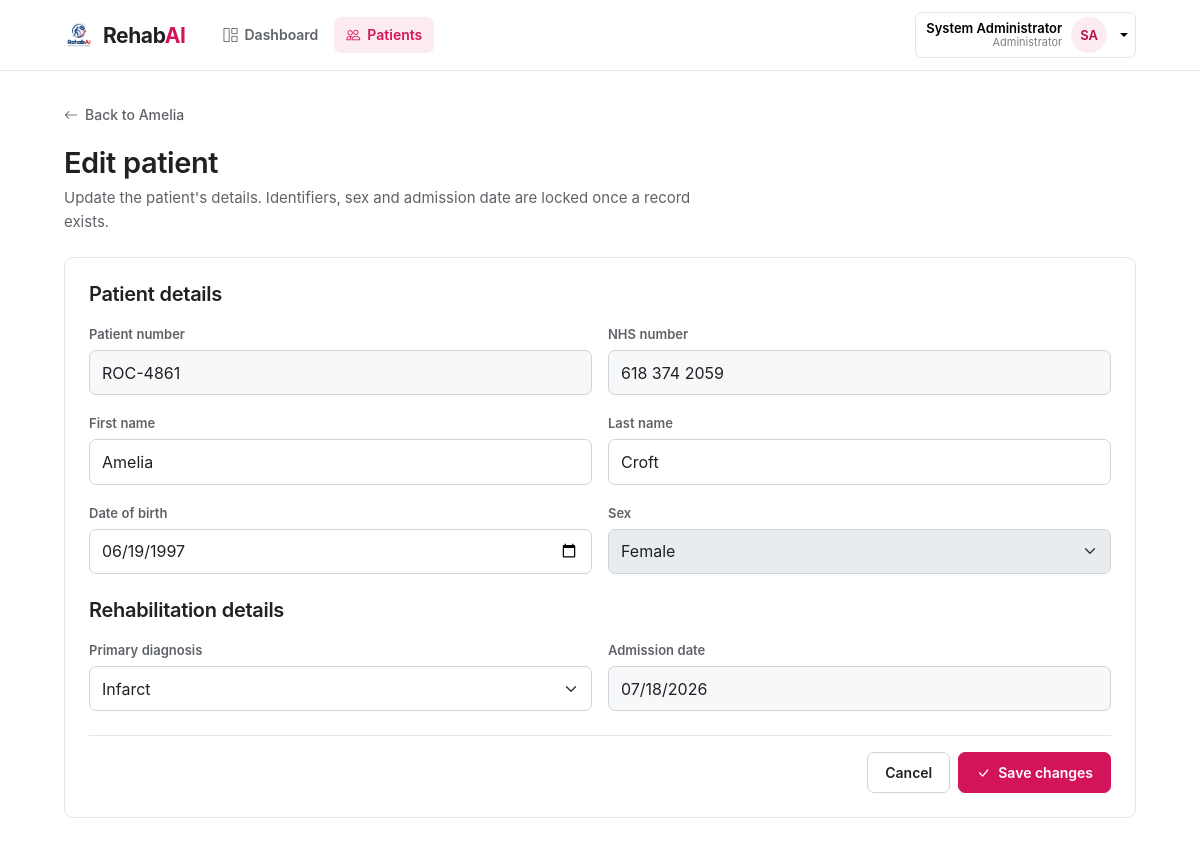
The app's page /patients/ROC-4861/edit (signed in) with its own data.
### tables this page shows
CREATE TABLE patients (
    id                  INTEGER PRIMARY KEY AUTOINCREMENT,

    patient_id          TEXT NOT NULL UNIQUE,
    nhs_number          TEXT NOT NULL UNIQUE,

    first_name          TEXT NOT NULL,
    last_name           TEXT NOT NULL,

    date_of_birth       TEXT NOT NULL,
    patient_gender      TEXT NOT NULL CHECK(patient_gender IN ('F','M','X')),

    diag_std_subcat     TEXT NOT NULL,

    admission_date      TEXT NOT NULL,

    admission_status    TEXT NOT NULL
                        CHECK(admission_status IN ('active', 'discharged')),

    created_by          INTEGER NOT NULL
                        REFERENCES users(id)
                        ON DELETE RESTRICT,

    created_at          TEXT NOT NULL DEFAULT (datetime('now'))
);

### routes/patients.py (the view, shortened to what this page needs)
@bp.route("/<patient_id>/edit", methods=["GET", "POST"])
@login_required
def edit(patient_id):
    patient = _patient_or_404(patient_id)
    form_data = patient
    return render_template(
        "patient_form.html",
        p=form_data,
        editing=True,
        diagnoses=patient_service.diagnosis_choices(form_data.get("diag_std_subcat")),
        genders=patient_service.GENDERS,
    )

### db.py (called while the page is built)
def get_db():
    if "db" not in g:
        g.db = sqlite3.connect(
            current_app.config["DATABASE"],
            detect_types=sqlite3.PARSE_DECLTYPES,
        )
        g.db.row_factory = sqlite3.Row
        g.db.execute("PRAGMA foreign_keys = ON")
    return g.db

### routes/patients.py (called while the page is built)
def _patient_or_404(patient_code):
    clinic_id, _clinic = clinics.resolve_scope(g.user)
    return patient_service.get_patient(patient_code, clinic_id)

### services/bands.py (called while the page is built, shortened)
def band_index(wpi):
    for index, threshold in enumerate(THRESHOLDS):
        if wpi <= threshold:
            return index
    return len(BANDS) - 1

def band_info(wpi):
    key, label, var = BANDS[band_index(float(wpi))]
    return {
        "key": key,
        "label": label,
        "short": label.replace(" barrier burden", ""),
        "var": var,
        "cls": f"p-{var}",
    }

### services/clinics.py (called while the page is built)
def get_clinic(clinic_id):
    if clinic_id is None:
        return None
    return get_db().execute(
        "SELECT id, name, code FROM clinics WHERE id = ?",
        (clinic_id,),
    ).fetchone()

def resolve_scope(user, requested=None):
    if not user.get("is_admin"):
        clinic_id = user.get("clinic_id")
        if clinic_id is None:
            return NO_ACCESS, None
        return clinic_id, get_clinic(clinic_id)
    try:
        requested_id = int(requested) if requested else None
    except (TypeError, ValueError):
        requested_id = None
    clinic = get_clinic(requested_id)
    if clinic is None:
        return None, None
    return clinic["id"], clinic

### services/patients.py (called while the page is built)
def patient_name(patient):
    return f"{patient['first_name']} {patient['last_name']}".strip()

def patient_age(patient, on_date=None):
    dob_raw = patient["date_of_birth"]
    if not dob_raw:
        return None
    dob = date.fromisoformat(str(dob_raw)[:10])
    if on_date is None:
        admitted = patient["admission_date"]
        on_date = date.fromisoformat(str(admitted)[:10]) if admitted else date.today()
    return (
        on_date.year
        - dob.year
        - ((on_date.month, on_date.day) < (dob.month, dob.day))
    )

def _trend(change):
    if change is None:
        return "unassessed"
    if change < -TREND_TOLERANCE:
        return "improving"
    if change > TREND_TOLERANCE:
        return "declining"
    return "stable"

def diagnosis_choices(current=None):
    choices = list(DIAGNOSES)
    if current and current not in dict(choices):
        choices.insert(0, (current, current))
    return choices

### templates/patient_form.html (shortened to what this page needs)
{% extends "base.html" %}
{% import "_macros.html" as m with context %}
{% block content %}
{% if editing %}
  {{ m.back_link(url_for('patients.detail', patient_id=p.patient_id), 'Back to ' ~ p.first_name) }}
{% else %}
  {{ m.back_link(url_for('patients.index'), 'All patients') }}
{% endif %}
<div class="page-head">
  <h1>{{ 'Edit patient' if editing else 'Add patient' }}</h1>
  <p>
    {% if editing %}
      Update the patient's details. Identifiers, sex and admission date are locked once a record exists.
    {% else %}
      Enter the patient's details to create a new rehabilitation record for {{ g.user.clinic_name or 'your hospital' }}.
    {% endif %}
  </p>
</div>
<form class="panel p-4"
      method="post"
      action="{{ url_for('patients.edit', patient_id=p.patient_id) if editing else url_for('patients.create') }}">
  <h2 class="fs-5 mb-3">Patient details</h2>
  <div class="row g-3 mb-4">
    <div class="col-md-6">
      <label class="form-label" for="patient_id">Patient number</label>
      <input class="form-control" id="patient_id" name="patient_id" value="{{ p.patient_id or '' }}"
             placeholder="e.g. ROC-4872" required {{ 'readonly' if editing }}>
    </div>
    <div class="col-md-6">
      <label class="form-label" for="nhs_number">NHS number</label>
      <input class="form-control" id="nhs_number" name="nhs_number" value="{{ p.nhs_number or '' }}"
             placeholder="e.g. 943 721 6081" required {{ 'readonly' if editing }}>
    </div>
    <div class="col-md-6">
      <label class="form-label" for="first_name">First name</label>
      <input class="form-control" id="first_name" name="first_name" value="{{ p.first_name or '' }}" required>
    </div>
    <div class="col-md-6">
      <label class="form-label" for="last_name">Last name</label>
      <input class="form-control" id="last_name" name="last_name" value="{{ p.last_name or '' }}" required>
    </div>
    <div class="col-md-6">
      <label class="form-label" for="date_of_birth">Date of birth</label>
      <input class="form-control" id="date_of_birth" name="date_of_birth" type="date"
             value="{{ p.date_of_birth or '' }}" required>
    </div>
    <div class="col-md-6">
      <label class="form-label" for="patient_gender">Sex</label>
      <select class="form-select" id="patient_gender" name="patient_gender" required {{ 'disabled' if editing }}>
        {% for value, label in genders %}
          <option value="{{ value }}" {{ 'selected' if p.patient_gender == value }}>{{ label }}</option>
        {% endfor %}
      </select>
    </div>
  </div>
  <h2 class="fs-5 mb-3">Rehabilitation details</h2>
  <div class="row g-3">
    <div class="col-md-6">
      <label class="form-label" for="diag_std_subcat">Primary diagnosis</label>
      <select class="form-select" id="diag_std_subcat" name="diag_std_subcat" required>
        {% for value, label in diagnoses %}
          <option value="{{ value }}" {{ 'selected' if p.diag_std_subcat == value }}>{{ label }}</option>
        {% endfor %}
      </select>
    </div>
    <div class="col-md-6">
      <label class="form-label" for="admission_date">Admission date</label>
      <input class="form-control" id="admission_date" name="admission_date" type="date"
             value="{{ p.admission_date or '' }}" required {{ 'readonly' if editing }}>
    </div>
  </div>
  <div class="d-flex justify-content-end gap-2 mt-4 pt-3 border-top">
    <a class="btn btn-ghost"
       href="{{ url_for('patients.detail', patient_id=p.patient_id) if editing else url_for('patients.index') }}">Cancel</a>
    <button class="btn btn-primary" type="submit">
      {{ m.icon('check-lg') }} {{ 'Save changes' if editing else 'Add patient' }}
    </button>
  </div>
</form>
{% endblock %}

### static/css/style.css (style rules this page uses)
:root { --pink: #d4145a; --pink-dark: #b30f4b; --pink-light: #fcecef; --pink-rgb: 212, 20, 90; --ink-1: #202124; --ink-2: #5f6368; --ink-3: #7b8085; --surface-soft: #f7f8f9; --border: #e3e5e7; --border-dark: #d1d4d7; --track: #eef0f1; --good: #287a5f; --good-soft: #e9f4ef; --mid: #b45309; --mid-soft: #fef3c7; --warn: #c2410c; --warn-soft: #ffedd5; --bad: #b91c1c; --bad-soft: #fee2e2; --sand: #f8f3ec; --sage: #edf3ee; --lilac: #f0edf7; --sans: Inter, ui-sans-serif, system-ui, -apple-system, BlinkMacSystemFont, "Segoe UI", sans-serif; --shadow-md: 0 3px 10px rgba(0, 0, 0, .06); --bs-primary: var(--pink); --bs-primary-rgb: var(--pink-rgb); --bs-body-font-family: var(--sans); --bs-body-font-size: 15px; --bs-body-line-height: 1.55; --bs-body-color: var(--ink-1); --bs-secondary-color: var(--ink-2); --bs-border-color: var(--border); --bs-border-radius: 7px; --bs-link-color: var(--pink); --bs-link-color-rgb: var(--pink-rgb); --bs-link-hover-color: var(--pink-dark); --bs-focus-ring-color: rgba(var(--pink-rgb), .15); }
body { -webkit-font-smoothing: antialiased; font-feature-settings: "tnum" 1; }
a { color: inherit; text-decoration: none; }
h1, h2, h3, h4 { margin: 0; font-weight: 600; letter-spacing: -.015em; line-height: 1.2; }
.btn { --bs-btn-font-weight: 600; --bs-btn-font-size: 14px; --bs-btn-padding-x: 17px; --bs-btn-padding-y: 9px; --bs-btn-border-radius: 7px; display: inline-flex; align-items: center; justify-content: center; gap: 8px; }
.btn-primary { --bs-btn-bg: var(--pink); --bs-btn-border-color: var(--pink); --bs-btn-hover-bg: var(--pink-dark); --bs-btn-hover-border-color: var(--pink-dark); --bs-btn-active-bg: var(--pink-dark); --bs-btn-active-border-color: var(--pink-dark); --bs-btn-disabled-bg: var(--pink); --bs-btn-disabled-border-color: var(--pink); --bs-btn-focus-shadow-rgb: var(--pink-rgb); }
.btn-ghost { --bs-btn-bg: #fff; --bs-btn-color: var(--ink-1); --bs-btn-border-color: var(--border-dark); --bs-btn-hover-bg: var(--surface-soft); --bs-btn-hover-color: var(--ink-1); --bs-btn-hover-border-color: #b8bdc1; --bs-btn-active-bg: var(--surface-soft); --bs-btn-active-border-color: #b8bdc1; }
.form-label { font-size: 13px; font-weight: 600; color: var(--ink-2); margin-bottom: 6px; }
.form-control, .form-select { border-color: var(--border-dark); border-radius: 7px; padding-top: .6rem; padding-bottom: .6rem; }
.form-control[readonly] { background: var(--surface-soft); }
.page-head { margin-bottom: 24px; }
.page-head h1 { font-size: 29px; margin-bottom: 6px; }
.page-head p { margin: 0; color: var(--ink-2); max-width: 70ch; }
.panel { background: #fff; border: 1px solid var(--border); border-radius: 9px; padding: 20px; margin-bottom: 20px; }

### records on screen
patients: patient_id "ROC-4861", nhs_number "618 374 2059", first_name "Amelia", last_name "Croft", date_of_birth "06/19/1997", admission_date "07/18/2026"

### other values on screen
{{ g.user.username }} "System Administrator"
{{ g.user.username | initials }} "SA"
{{ label }} "Back to Amelia"
{{ 'Edit patient' if editing else 'Add patient' }} "Edit patient"
{{ 'Save changes' if editing else 'Add patient' }} "Save changes"
form field patient_gender "Female"
form field diag_std_subcat "Infarct"
